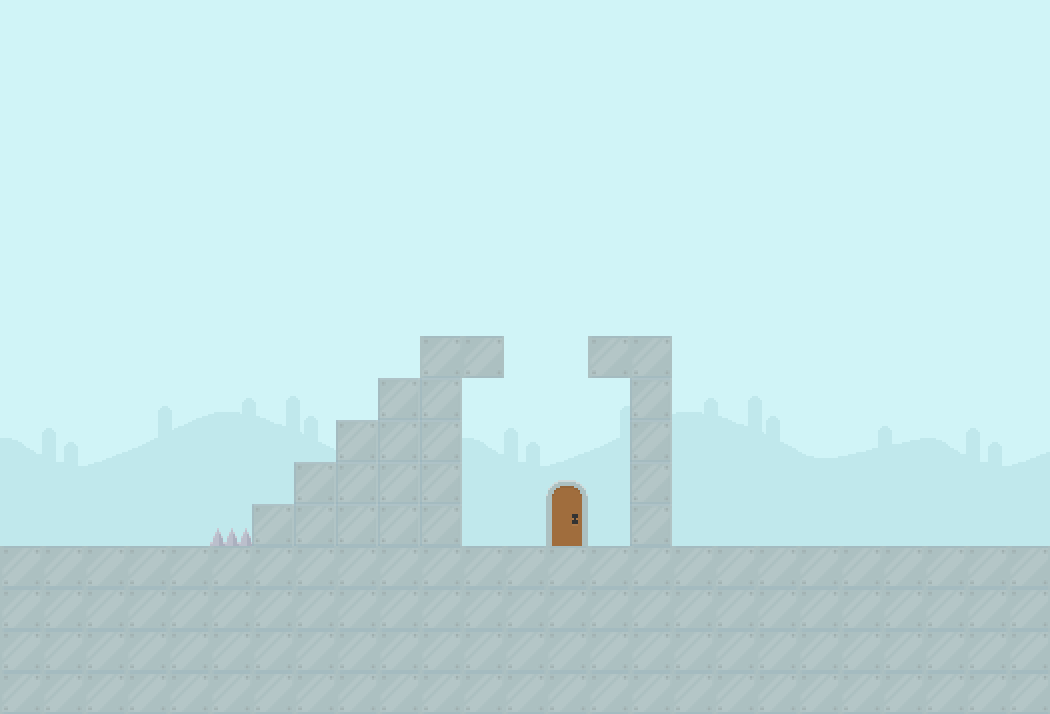

Tiled map render using the project's own tile images. Description and the whole map definition, tile-layer contents included, below:
An orthogonal 25x17 tile map with 42x42 px tiles, 2 tile layers (background, foreground) and 7 objects (2x player, 2x box, diamond).

<map version="1.0" tiledversion="1.0.2" orientation="orthogonal" renderorder="right-down" width="25" height="17" tilewidth="42" tileheight="42" nextobjectid="27">
 <tileset firstgid="1" source="tileset.tsx" />
 <layer name="background" width="25" height="17">
  <data encoding="csv">
238,238,238,238,238,238,238,238,238,238,238,238,238,238,238,238,238,238,238,238,238,238,238,238,238,
238,238,238,238,238,238,238,238,238,238,238,238,238,238,238,238,238,238,238,238,238,238,238,238,238,
238,238,238,238,238,238,238,238,238,238,238,238,238,238,238,238,238,238,238,238,238,238,238,238,238,
238,238,238,238,238,238,238,238,238,238,238,238,238,238,238,238,238,238,238,238,238,238,238,238,238,
238,238,238,238,238,238,238,238,238,238,238,238,238,238,238,238,238,238,238,238,238,238,238,238,238,
238,238,238,238,238,238,238,238,238,238,238,238,238,238,238,238,238,238,238,238,238,238,238,238,238,
238,238,238,238,238,238,238,238,238,238,238,238,238,238,238,238,238,238,238,238,238,238,238,238,238,
238,238,238,238,238,238,238,238,238,238,238,238,238,238,238,238,238,238,238,238,238,238,238,238,238,
238,238,238,238,238,238,238,238,238,238,238,238,238,238,238,238,238,238,238,238,238,238,238,238,238,
230,231,232,233,234,235,236,237,238,239,240,230,231,232,233,234,235,236,237,238,239,240,230,231,232,
260,261,262,263,264,265,266,267,268,269,270,260,261,262,263,264,265,266,267,268,269,270,260,261,262,
290,291,292,293,294,295,296,297,298,299,300,290,291,292,293,294,295,296,297,298,299,300,290,291,292,
298,298,298,298,298,298,298,298,298,298,298,298,298,298,298,298,298,298,298,298,298,298,298,298,298,
298,298,298,298,298,298,298,298,298,298,298,298,298,298,298,298,298,298,298,298,298,298,298,298,298,
298,298,298,298,298,298,298,298,298,298,298,298,298,298,298,298,298,298,298,298,298,298,298,298,298,
298,298,298,298,298,298,298,298,298,298,298,298,298,298,298,298,298,298,298,298,298,298,298,298,298,
298,298,298,298,298,298,298,298,298,298,298,298,298,298,298,298,298,298,298,298,298,298,298,298,298
</data>
 </layer>
 <layer name="foreground" width="25" height="17">
  <data encoding="csv">
0,0,0,0,0,0,0,0,0,0,0,0,0,0,0,0,0,0,0,0,0,0,0,0,0,
0,0,0,0,0,0,0,0,0,0,0,0,0,0,0,0,0,0,0,0,0,0,0,0,0,
0,0,0,0,0,0,0,0,0,0,0,0,0,0,0,0,0,0,0,0,0,0,0,0,0,
0,0,0,0,0,0,0,0,0,0,0,0,0,0,0,0,0,0,0,0,0,0,0,0,0,
0,0,0,0,0,0,0,0,0,0,0,0,0,0,0,0,0,0,0,0,0,0,0,0,0,
0,0,0,0,0,0,0,0,0,0,0,0,0,0,0,0,0,0,0,0,0,0,0,0,0,
0,0,0,0,0,0,0,0,0,0,0,0,0,0,0,0,0,0,0,0,0,0,0,0,0,
0,0,0,0,0,0,0,0,0,0,0,0,0,0,0,0,0,0,0,0,0,0,0,0,0,
0,0,0,0,0,0,0,0,0,0,904,904,0,0,904,904,0,0,0,0,0,0,0,0,0,
0,0,0,0,0,0,0,0,0,902,902,0,0,0,0,902,0,0,0,0,0,0,0,0,0,
0,0,0,0,0,0,0,0,902,902,902,0,0,0,0,902,0,0,0,0,0,0,0,0,0,
0,0,0,0,0,0,0,902,902,902,902,0,0,167,0,902,0,0,0,0,0,0,0,0,0,
0,0,0,0,0,119,902,902,902,902,902,0,0,168,0,902,0,0,0,0,0,0,0,0,0,
903,903,903,903,903,903,903,903,903,903,903,903,903,903,903,903,903,903,903,903,903,903,903,903,903,
903,903,903,903,903,903,903,903,903,903,903,903,903,903,903,903,903,903,903,903,903,903,903,903,905,
903,903,903,903,903,903,903,903,903,903,903,903,903,903,903,903,903,903,903,903,903,903,903,903,903,
903,905,905,903,903,903,903,903,903,903,903,903,903,903,903,903,903,903,903,903,903,903,903,905,905
</data>
 </layer>
 <objectgroup name="objects">
  <object id="16" x="332" y="806" height="4" />
  <object id="19" name="player" type="player" x="696" y="465.334" width="70" height="76">
   <properties>
    <property name="rev_dir" type="bool" value="true" />
   </properties>
  </object>
  <object id="20" name="player" type="player" x="48" y="466" width="66" height="70">
   <properties>
    <property name="rev_dir" type="bool" value="true" />
   </properties>
  </object>
  <object id="22" name="box" type="box" x="785.333" y="488" width="46" height="48" />
  <object id="23" x="546" y="-180" width="2" />
  <object id="25" name="box" type="box" x="616" y="278" width="46" height="48" />
  <object id="26" name="diamond" type="diamond" x="591" y="390" width="27" height="28" />
 </objectgroup>
</map>
